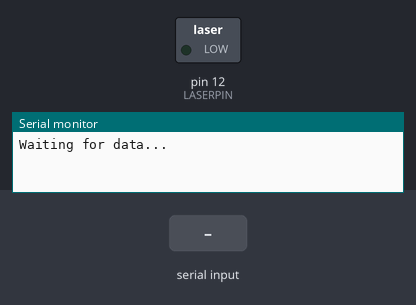
Simulated run of this sketch. Board: Arduino Uno, built with avr-gcc and run on an emulated ATmega328P. Parts: switched loads named in the sketch (green lamp = pin HIGH), the last lines printed to the serial monitor. The inputs (shaded band) are chosen by the test bench.

Above: at 0.9 s.
1.0 s: "<90,45>" received over Serial
At 1.88 s:
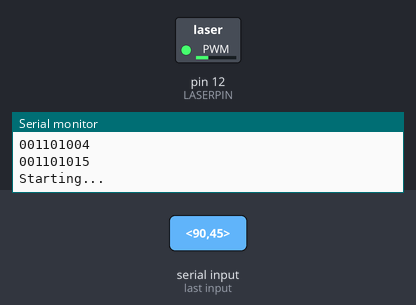
Timing chart, 0 to 10.0 s (numbered marks = the images above; inputs shaded):
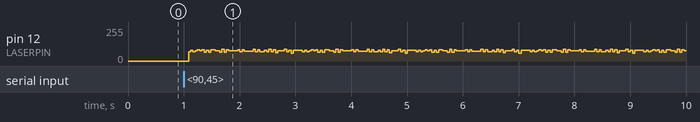

The sketch:

laser.ino
```cpp
#define LASERPIN 12

  const byte numChars = 132;
  char receivedChars[numChars];
  boolean newData = false;
  boolean inputRetreived = false;
  int bits[500];
  int byteIndex;
  int size;
  void(* resetFunc) (void) = 0;

void setup() {
  // Setup code
  pinMode(LASERPIN, OUTPUT);
  Serial.begin(9600);

  //Wait for serial input.
  Serial.println("Waiting for data...");
  while (inputRetreived == false){
    recvWithStartEndMarkers();
    showNewData();
  }
  String serialInput = receivedChars;

  convertToBinary(serialInput);
  Serial.println("Starting...");
}


void loop() {

  //If '0' is inputted in the serial monitor, then the program will reset for a different set of data to be inputted.
  if (Serial.available() > 0 && Serial.read() == 48) {
    resetFunc();
  }

  //Start flash
  digitalWrite(LASERPIN, HIGH);
  delay(1);
  digitalWrite(LASERPIN,LOW);

  //Send one byte
  for(int i = byteIndex; i < 8 + byteIndex; i++){
    digitalWrite(LASERPIN, bits[i]);
    //Serial.print(bits[i]);
    delayMicroseconds(1000);
  }
  byteIndex+=8;
  //Serial.print(" ");

  //Reset the byteIndex back to 0 when the serialInput has been fully sent
  if (byteIndex >= size){
    //Serial.println("");
    byteIndex = 0;
  }

  //Delay between bytes.
  digitalWrite(LASERPIN, LOW);
  delay(5);
}

//Function to receive serial input
void recvWithStartEndMarkers() {
    static boolean recvInProgress = false;
    static byte ndx = 0;
    char startMarker = '<';
    char endMarker = '>';
    char rc;

 // if (Serial.available() > 0) {
    while (Serial.available() > 0 && newData == false) {
        rc = Serial.read();

        if (recvInProgress == true) {
            if (rc != endMarker) {
                receivedChars[ndx] = rc;
                ndx++;
                if (ndx >= numChars) {
                    ndx = numChars - 1;
                }
            }
            else {
                receivedChars[ndx] = '\0'; // terminate the string
                recvInProgress = false;
                ndx = 0;
                newData = true;
            }
        }

        else if (rc == startMarker) {
            recvInProgress = true;
        }
    }
}

//Show serial input
void showNewData() {
    if (newData == true) {
        Serial.print("Inputted Message: ");
        Serial.println(receivedChars);
        inputRetreived = true;
        newData = false;
    }
}

//Convert serial input to binary
void convertToBinary(String serialInput){
  byteIndex = 0;
  int position =  0;
  size = serialInput.length() * 8;
  int printIndex = 0;

  //Serial.println(serialInput.length());
  for(int i=0; i<serialInput.length(); i++){
    char myChar = serialInput.charAt(i);
    String binaryString = String((int) myChar, BIN);
    //Serial.println(binaryString);
    if (binaryString.length() < 8){
      for (int u = 0; u < 8 - binaryString.length(); u++){
        bits[position] = 0;
        position = position + 1;
      }
    }
    //Serial.println(bits[position]);
    for (int k = 0; k < binaryString.length(); k++){
      bits[position] = String(binaryString.charAt(k)).toInt();
      //Serial.println(bits[position]);
      position = position + 1;
    }
  }

  //Print all bytes for visual inspection
  for (int i=0; i < size; i++){
    Serial.print(bits[i]);
    if (!((i+1)%8) && i != 0){
      Serial.println(serialInput.charAt(printIndex++));
    }
  }
}
```
